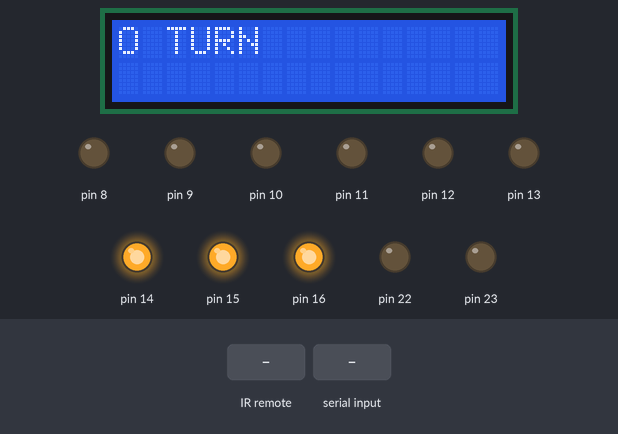
The sketch below on a simulated Arduino Uno, built with avr-gcc and run on an emulated ATmega328P. Parts: 16×2 character LCD, output pins drawn as LEDs (lit = HIGH). Dashed ring = blinking. The inputs (shaded band) are chosen by the test bench. What the sketch prints to the serial monitor is not drawn.

Above: at 1.2 s.
1.3 s: infrared code 0x9716BE3F received
At 2.5 s:
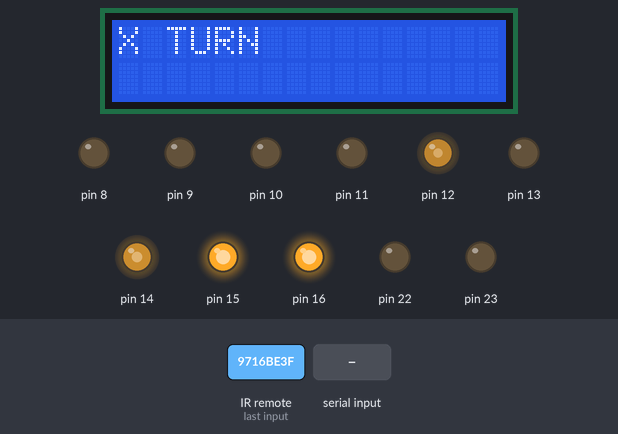
2.8 s: byte 10 (10) received over Serial
At 2.9 s:
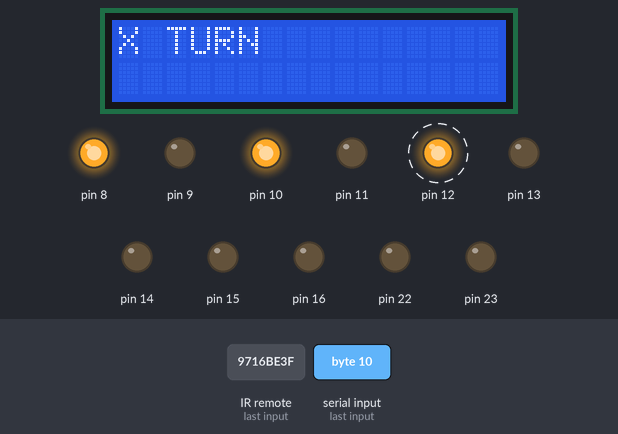
4.9 s: infrared code 0x3D9AE3F7 received
At 5.4 s:
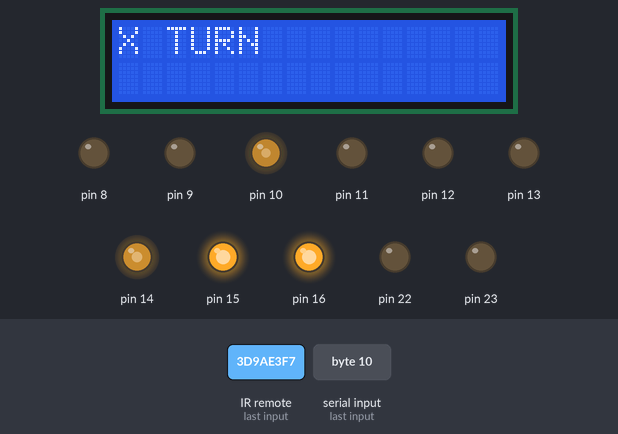
6.4 s: "1\n" received over Serial
At 7.1 s:
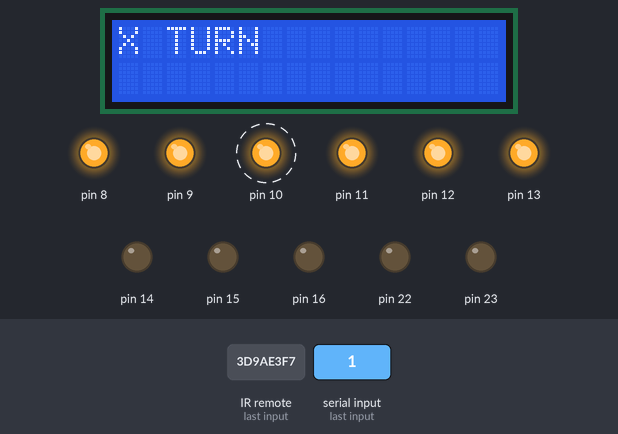
8.7 s: infrared code 0x6182021B received
At 9.6 s:
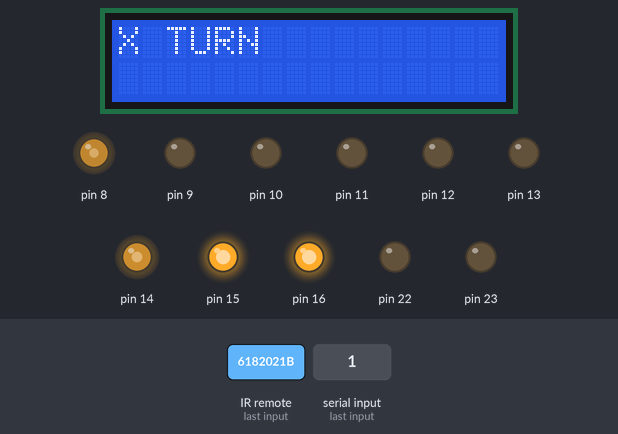
10.2 s: infrared code 0x8C22657B received
At 11.4 s:
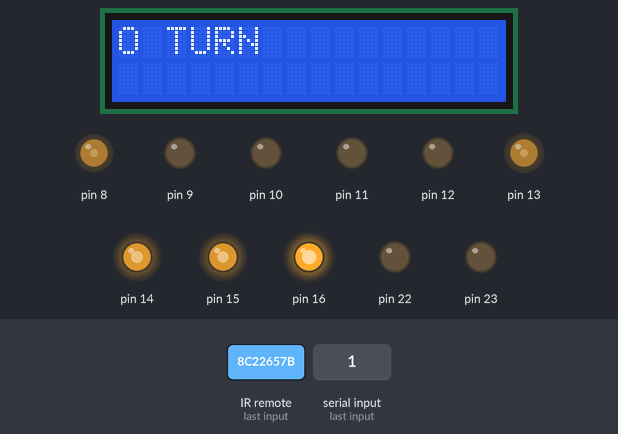
Timing chart, 0 to 13.1 s (numbered marks = the images above; inputs shaded):
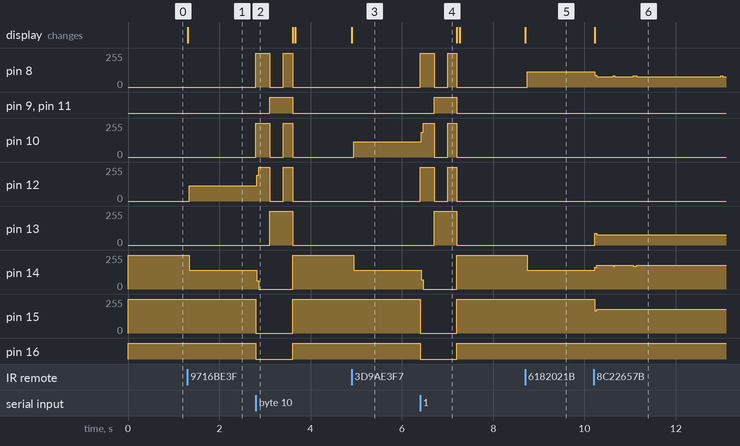

The sketch:

sketch_nov28b.ino
```cpp
#include <IRremote.h>
#include <LiquidCrystal.h>
#define P1TURN "O TURN "
#define P2TURN "X TURN "
#define DRAW   "GAME OVER DRAW"
#define BAUD_RATE 9600
#define P1SHIFT 4
#define P2SHIFT 5
#define P1 0
#define P2 1

int RECV_PIN = A5;
IRrecv irrecv(RECV_PIN);
decode_results results;
LiquidCrystal lcd(7, 6, 5, 4, 3, 2);

byte ground[3]   = {B110, B101, B011};//ground cases
int reserved[2] = {0, 0};
int winCases[8] = {0x7, 0x38, 0x1c0, 0x49, 0x92, 0x124, 0x111, 0x54}; //wincases
byte whoIsTurn = 1; // which player has to play in next rotation
char statuss[16];// string to save the status of the game when the game is over
byte gameOver = 0;
unsigned long newInput = 0;

//declare reset function @ address 0
void (* resetFunc)(void) = 0;//The function starts to execute at addres 0


void setup() {
  DDRB  = B11111111;//set all pins in DDRB as output
  PORTB = B00000000;
  DDRC  = PORTC = B000111; //enable pull ups on pins 1, 2, 3
  Serial.begin(BAUD_RATE); // start Serial
  irrecv.enableIRIn(); // Start the receiver
  lcd.begin(16, 2);
}

//reseting the micorColtoller and Processing
void resetProcessing() {
    PORTC = B000000;
    Serial.write(61); //set Processing backround color to red
    PORTB = B010101; //display red LEDS
    delay(300);
    PORTB = B101010;// display green LEDS
    Serial.write(62);//set Processing backgound color to green
    delay(300);
    PORTB = B111111;// display all LEDS
    Serial.write(60);//set Processing backgound color to white
    delay(200);
    resetFunc();

}

//convert player input to a singl digit
byte getButtonInfo(unsigned long buttonValue){
  switch(buttonValue) {
    case 0x9716BE3F : return 1;
    case 0x3D9AE3F7 : return 2;
    case 0x6182021B : return 3;
    case 0x8C22657B : return 4;
    case 0x488F3CBB : return 5;
    case 0x449E79F  : return 6;
    case 0x32C6FDF7 : return 7;
    case 0x1BC0157B : return 8;
    case 0x3EC3FC1B : return 9;
    case 10:
    case 0x20FE4DBB : resetProcessing(); //this case is to reset the microContoller and Processing
  }
  return 0;
}

//convert player input to coresspinding cell number and reserve that cell
byte OnButtonPressed(unsigned long buttonValue, byte player) {
   //if player's input comes from IR Remote the method getButtonInfo will be called
   byte button = (buttonValue > 9 )? getButtonInfo(buttonValue) : buttonValue;
   if (button) {
     int one = 1;
     int wantedBit = one << (button - 1);// which bit the player wants to reserve

     //if both player have not reserved wantedBit, the player can reserve that bit
     if (!((reserved[0] & wantedBit) || (reserved[1] & wantedBit))) {
       reserved[player - 1] |= wantedBit; //write wantedBit to player's storage.
       // notify Serial which cell is reserved by which player.
       (player == 1)? Serial.write(button) : Serial.write(button + 10);
       return 1;
     }
   }
  return 0;
}

//compare the player's storage with each win case, if there is match
//send a notification to Serial
byte isWon(byte player) {
  for (byte i = 0; i < 8 ; i++) {
    if ((reserved[player] & winCases[i]) == winCases[i]) {
      reserved[player] = winCases[i];
      reserved[whoIsTurn % 2] = 0;
      Serial.write(200 + i); //write to Serial the win case
      return 1;
    }
  }
  return 0;
}


byte isFull() {
  //return Non-zero Value if all cells are reserved and the board is full
  return ((reserved[0] | reserved[1]) == 0x1ff);
}

void oneLedOn(byte player, byte targetBit, byte shiftAmount, byte _delay) {
         byte bitOn = (reserved[player] >> targetBit) & B1;// read the targetBit from player's storage
         if(bitOn){
          byte col = targetBit % 3; //targetBit is in which column
          // PORTB = 1 * ( shiftAmount - ( col * 2)) ;
          PORTB = 1 << (shiftAmount - (col << 1)); // make the corresponding pin high in PORTB
          //targetBit / 3 : targetBit in which row
          PORTC = ground[targetBit / 3]; //make the corresponding pin low in PORTC
          delay(_delay);
          PORTB = B00000000; // reset PORTB
          PORTC = B000111; //reset PORTC
         }
}

void ledsOn(byte _delay) {
    //for each bit in each player's storage if the bit is on display the corresponding LED on
    for ( byte i = 0 ; i < 9; i++) {
         oneLedOn(P1, i, P1SHIFT, _delay); // for player 1
         oneLedOn(P2, i, P2SHIFT, _delay); // for player 2
  }
}


void loop() {
   //listen for reset request
   if (irrecv.decode(&results) || Serial.available()) {
     if (results.value == 0x20FE4DBB || Serial.read() == 10) {
        resetProcessing();
     }
     irrecv.resume();
   }
   lcd.setCursor(0, 0);//set coursor at row 0 colum 0
   lcd.print(statuss);//display the game status on LCD
   while(whoIsTurn) {
     newInput = 0;
     lcd.setCursor(0, 0);//set coursor at row 0 colum 0
     (whoIsTurn == 1)? lcd.print(P1TURN):lcd.print(P2TURN); //display on LCD which layer has to play
     //if player input from both input methods then ignore this request
     if ( irrecv.decode(&results) && Serial.available()) {
       //empty the serial buffer
        while (Serial.available()) {
          Serial.read();
        }
       results.value = 0;
       irrecv.resume();
       continue;
     }
     //player input from IR Remote
     else if (irrecv.decode(&results)) {
         newInput = results.value;
         irrecv.resume();
     }

     //player input from mouseclick on Porcessing
     else if( Serial.available()) {
        newInput = Serial.read();
     }

     if (newInput && OnButtonPressed(newInput, whoIsTurn) ) {
        if (isWon(whoIsTurn - 1)) {
          // status = which player has won the game
          (whoIsTurn == 1)? sprintf(statuss, "%s won !", "O"): sprintf(statuss, "%s won !", "X");
          whoIsTurn = 0;
        }
        else if (isFull()) {
          // status = draw
          sprintf(statuss, "%s", DRAW);
          reserved[0] = reserved[1] = 0x1ff;
          whoIsTurn = 0;
        }
        else{
        (whoIsTurn == 1)? whoIsTurn = 2 :  whoIsTurn = 1;
        }
      }
    ledsOn(1);
   }
  ledsOn(15);
}
```

Measured:
- after the input at 1.3 s, pin 12: 0/255 → 115/255 after 0.05 s; pin 14: 255/255 → 140/255 after 0.05 s; the display: changes at once (image 1)
- after the input at 2.8 s, pin 8: 0/255 → 255/255 at once, → 0/255 0.30 s later, → 255/255 0.30 s later, → 0/255 0.20 s later; pin 9: LOW → HIGH after 0.30 s, → LOW 0.50 s later
- after the input at 4.9 s, pin 10: 0/255 → 115/255 after 0.05 s; pin 14: 255/255 → 140/255 after 0.05 s; the display: changes at once (image 3)
- after the input at 6.4 s, pin 8: 0/255 → 255/255 at once, → 0/255 0.30 s later, → 255/255 0.30 s later, → 0/255 0.20 s later; pin 9: LOW → HIGH after 0.31 s, → LOW 0.50 s later
- after the input at 8.7 s, pin 8: 0/255 → 115/255 after 0.05 s; pin 14: 255/255 → 140/255 after 0.05 s; the display: changes at once (image 5)
- after the input at 10.2 s, pin 8: 115/255 → 77/255 at once, → 83/255 0.84 s later, → 77/255 0.08 s later; pin 13: 0/255 → 78/255 at once; pin 14: 140/255 → 178/255 at once, → 172/255 0.84 s later, → 178/255 0.08 s later; pin 15: 255/255 → 177/255 at once; the display: changes at once (image 6)
